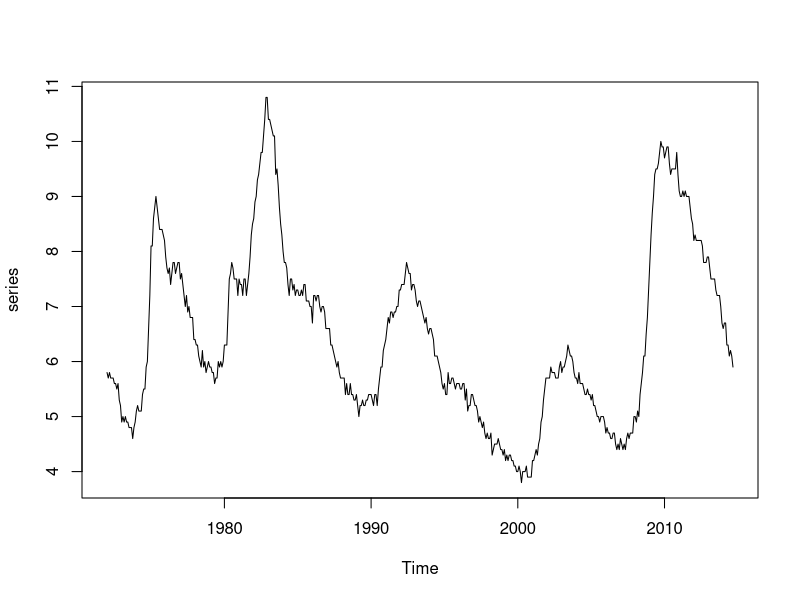

Write R code to recreate this figure. (Note: this script raises an error after producing the figure.)
library(zoo)
library(tseries)
library(ggplot2)
df <- read.csv("webwork/file1d174cf8d84.csv")


# get df info so that we can make the tseries
series <- ts(df$Value, 
        start = c(1972, 1), 
        #  end = c(2014, 9),
        frequency = 12)
length(series)
nrow(df)
plot(series)

###### QUESTION 2.1 #########
par(mfrow = c(1, 3))
# Part (a)
# Use the acf command to compute the sample autocorrelation 
# function for the time series. Give the value of 
# r1 to three decimal places.
length(acf_result$acf)
acf_result = acf(series, plot = TRUE)

# extract autocorrelation coefficient 1
r1 = acf_result$acf[2]


###### QUESTION 2.2 #########
d1_series = diff(series)

# take consecutive differences
acf_d1 = acf(d1_series, plot = TRUE)
# find r1 for these
r1_d1 = acf_d1$acf[2]
r1_d1

###### QUESTION 2.3 #########
d2_series = diff(d1_series)

# take consecutive differences
acf_d2 = acf(d2_series, plot = TRUE)
# find r1 for these
r1_d2 = acf_d2$acf[2]
r1_d2
# output all r1 values
print(round(c(r1, r1_d1, r1_d2), 3))
